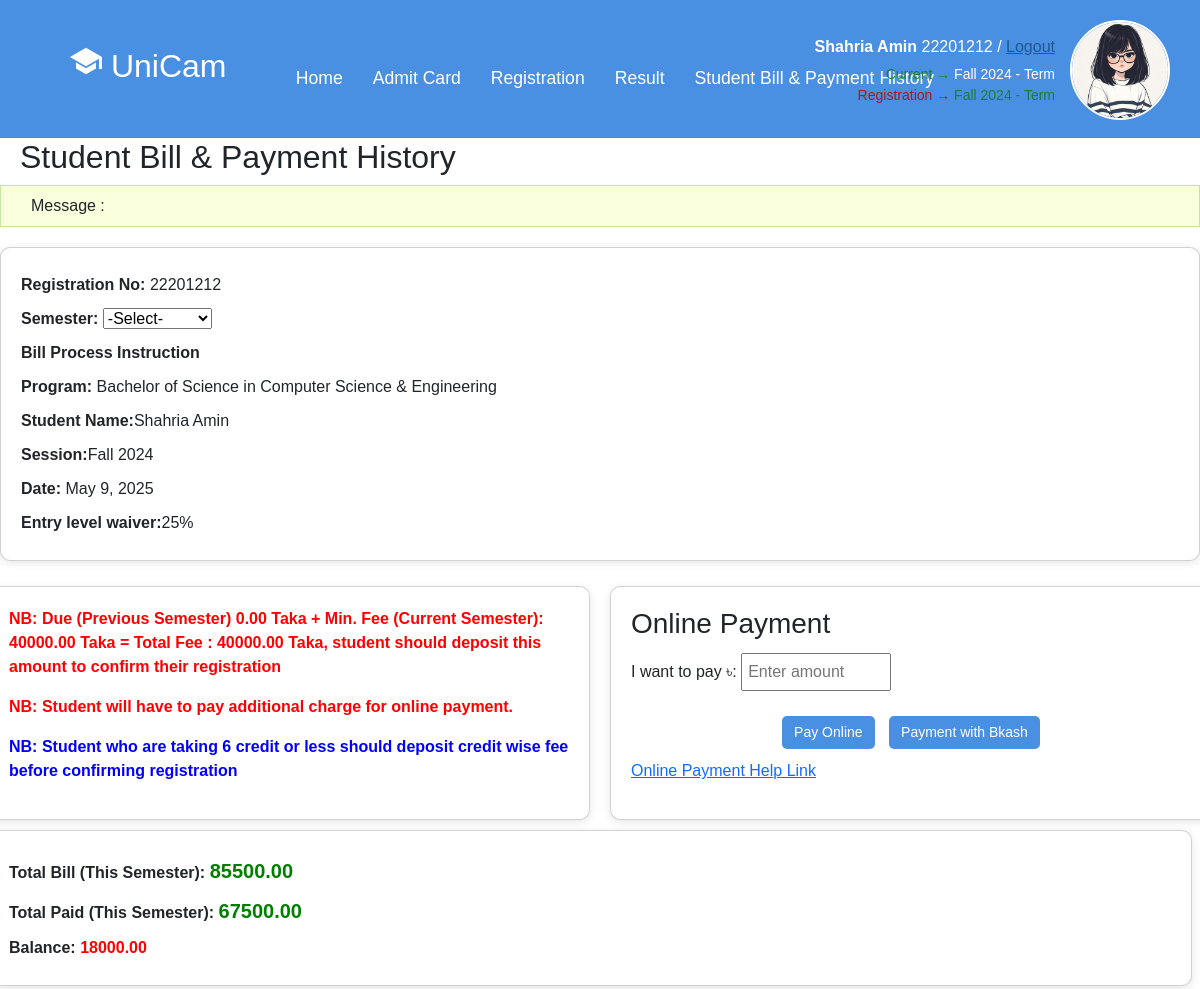
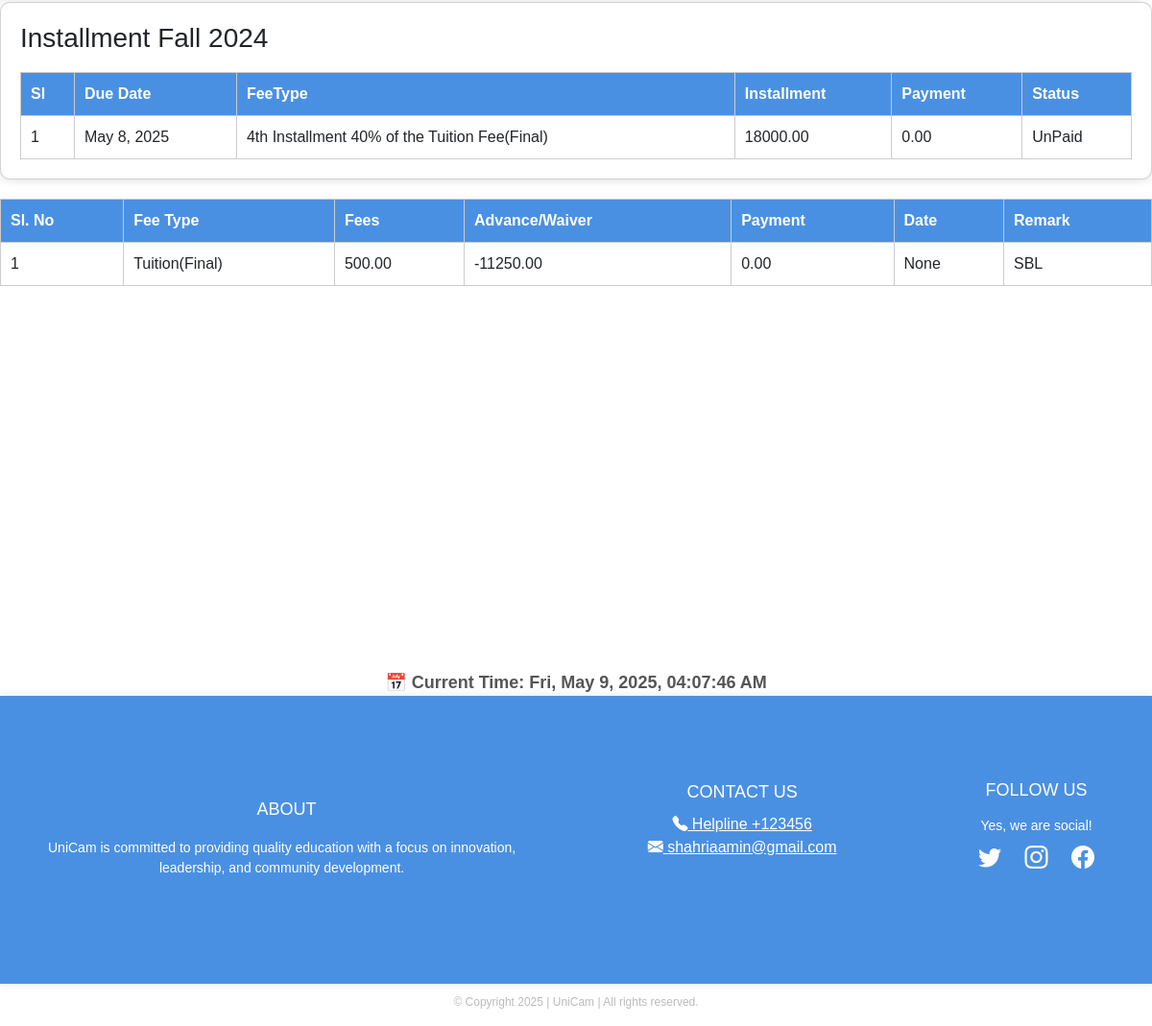
The page /payment-details/22201212/ on the database its author committed (2 pictures, top to bottom).
### app1/models.py (models this page shows, shortened)
class StudentInfo(models.Model):
    sroll = models.ForeignKey(Student, on_delete=models.CASCADE)
    sname = models.CharField(max_length=100)
    fathername = models.CharField(max_length=100)
    mothername = models.CharField(max_length=100)
    program = models.CharField(max_length=100)
    gender = models.CharField(max_length=100)
    phone = models.CharField(max_length=100)
    guardianphone = models.CharField(max_length=100)
    session = models.CharField(max_length=100)
    nationality = models.CharField(max_length=100)
    dob = models.CharField(max_length=100)
    email = models.EmailField()
    pic = models.ImageField(upload_to='student_pics/', null=True, blank=True)

class Student(models.Model):
    id = models.CharField(primary_key=True, max_length=100)
    def __str__(self):
        return self.id

class LastPayment(models.Model):
    l_student = models.ForeignKey(Student, on_delete=models.CASCADE)
    l_waiver_persent = models.CharField(max_length=100, null=True, blank=True)
    l_due_date = models.DateField()
    l_fee_type = models.CharField(
        max_length=200,
        choices=[
            ('1st Installment Registration', '1st Installment Registration'),
            ('2nd Installment 30% of the Tuition Fees', '2nd Installment 30% of the Tuition Fees'),
            ('3rd Installment 30% of the Tuition Fee(Mid term)', '3rd Installment 30% of the Tuition Fee(Mid term)'),
            ('4th Installment 40% of the Tuition Fee(Final)', '4th Installment 40% of the Tuition Fee(Final)'),
            ('Late Fees', 'Late Fees'),
        ]
    )
    l_fees = models.DecimalField(max_digits=10, decimal_places=2)
    l_payment_type = models.CharField(
        max_length=100,
        choices=[
            ('Tuition(Mid Term)', 'Tuition(Mid Term)'),
            ('Tuition(Final)', 'Tuition(Final)'),
            ('Student Payment', 'Student Payment'),
            ('Registration', 'Registration'),
            ('Late Fees', 'Late Fees'),
            ('Repeat Exam Fee', 'Repeat Exam Fee'),
            ('Additional Waiver', 'Additional Waiver'),
            ('Caution money', 'Caution money'),
            ('Admission and varificatin fees', 'Admission and varificatin fees'),
            ('Other', 'Other'),
        ]
    )
    l_waiver_taka = models.DecimalField(max_digits=10, decimal_places=2)
    l_installment = models.DecimalField(max_digits=10, decimal_places=2)
    l_pay = models.DecimalField(max_digits=10, decimal_places=2)
    l_total_bill = models.DecimalField(max_digits=10, decimal_places=2)
    l_total_paid = models.DecimalField(max_digits=10, decimal_places=2)
    l_due = models.DecimalField(max_digits=10, decimal_places=2)
    l_payment_date = models.DateField(null=True, blank=True)
    l_transaction_id = models.CharField(max_length=100, unique=True)
    l_STATUS_CHOICES = [
        ('Paid', 'Paid'),
        ('UnPaid', 'UnPaid'),
    ]
    l_status = models.CharField(max_length=10, choices=l_STATUS_CHOICES)
    l_remarks = models.TextField(blank=True, null=True)

### app1/views.py (the view)
# urls.py: path('payment-details/<int:student_id>/', views.StudentPaymentPage, name='payment'),
def StudentPaymentPage(request, student_id):
    student = get_object_or_404(Student, id=student_id)
    infos = StudentInfo.objects.filter(sroll=student)
    admitcards = FinalAdmitCard.objects.filter(fid=student)
    registers = CourseRegister.objects.filter(studentid=student)
    payments = LastPayment.objects.filter(l_student=student)
    today = timezone.now().date()
    context = {
        'student': student,
        'infos': infos,
        'admitcards': admitcards,
        'registers': registers,
        'payments': payments,
        'today': today,
    }
    return render(request, 'payment.html', context)

### templates/payment.html (shortened to what this page needs)
{% extends "base.html" %}
{% block content %}
<div>
  <h2 style="padding: 0px 20px;">Student Bill & Payment History</h2>
  <div class="message-box">
    Message :
  </div>
  <div class="card">
    <div class="row">
      {% for info in infos %}
      <div><strong>Registration No:</strong> {{ info.sroll }}</div>
      <div><strong>Semester:</strong>
          <select id="semesterDropdown" onchange="checkMatch()">
            <option value="">-Select-</option>
          </select>
      </div>
      <div><strong>Bill Process Instruction</strong></div>
    </div>
    <div class="row">
      <div><strong>Program:</strong> {{ info.program }}</div>
    </div>
    <div class="row">
      <div><strong>Student Name:</strong>{{ info.sname }}</div>
      <div><strong>Session:</strong>{{ info.session }}</div>
      {% endfor %}
      <div><strong>Date:</strong> {{ today }}</div>
      {% for payment in payments %}
      <div><strong>Entry level waiver:</strong>{{ payment.l_waiver_persent }}</div>
      {% endfor %}
    </div>
  </div>
  <div class="row">
    <div class="card" style="flex: 1; margin-right: 20px;">
      <p class="highlight">NB: Due (Previous Semester) 0.00 Taka + Min. Fee (Current Semester): 40000.00 Taka = Total Fee : 40000.00 Taka, student should deposit this amount to confirm their registration</p>
      <p class="highlight">NB: Student will have to pay additional charge for online payment.</p>
      <p class="note">NB: Student who are taking 6 credit or less should deposit credit wise fee before confirming registration</p>
    </div>
    <div class="card" style="flex: 1;">
      <h3>Online Payment</h3>
      <div style="margin-bottom: 10px;">I want to pay ৳:
        <input type="number" id="payAmount" placeholder="Enter amount">
      </div>
      <div style="margin-top: 10px; text-align: center;">
        <button class="payment-button" onclick="payOnline()">Pay Online</button>
        <button class="payment-button" onclick="payBkash()">Payment with Bkash</button>
      </div>
      <p><a href="https://drive.google.com/file/d/1zX4DDFTFTHSpN5Rkf0nLQ1AeKDkAMtZS/view">Online Payment Help Link</a></p>
    </div>
  </div>
  <div class="row">
    <div class="card" style="flex: 1; margin-right: 20px;">
      {% for payment in payments %}
      <div><strong>Total Bill (This Semester):</strong> <span class="amount">{{ payment.l_total_bill }}</span></div>
      <div><strong>Total Paid (This Semester):</strong> <span class="amount">{{ payment.l_total_paid }}</span></div>
      <div><strong>Balance:</strong> <span class="due">{{ payment.l_due }}</span></div>
      {% endfor %}
    </div>
  </div>
  <div class="card">
    {% for info in infos %}
    <h3>Installment {{ info.session }}</h3>
    {% endfor %}
    <table>
      <thead>
        <tr>
          <th>Sl</th>
          <th>Due Date</th>
          <th>FeeType</th>
          <th>Installment</th>
          <th>Payment</th>
          <th>Status</th>
        </tr>
      </thead>
      <tbody>
        <tr>
          {% for payment in payments %}
          <td>{{ forloop.counter }}</td>
          <td>{{ payment.l_due_date }}</td>
          <td>{{ payment.l_fee_type }}</td>
          <td>{{ payment.l_installment }}</td>
          <td>{{ payment.l_pay }}</td>
          <td>{{ payment.l_status }}</td>
        </tr>
        {% endfor %}
      </tbody>
    </table>
  </div>
</div>
 <table id="paymentTable">
  <thead>
    <tr>
      <th>Sl. No</th>
      <th>Fee Type</th>
      <th>Fees</th>
      <th>Advance/Waiver</th>
      <th>Payment</th>
      <th>Date</th>
      <th>Remark</th>
    </tr>
  </thead>
  <tbody id="paymenttBody">
    {% for payment in payments %}
    <tr class="paymentRow">
      <td>{{ forloop.counter }}</td>
      <td>{{ payment.l_payment_type }}</td>
      <td>{{ payment.l_fees }}</td>
      <td>-{{ payment.l_waiver_taka }}</td>
      <td>{{ payment.l_pay }}</td>
      <td>{{ payment.l_payment_date }}</td>
      <td>{{ payment.l_remarks }}</td>
    </tr>
    {% endfor %}
  </tbody>
</table>
{% endblock %}

### templates/base.html (shortened to what this page needs)
{% load static %}
<!DOCTYPE html>
<html lang="en">
<head>
  <link href="https://cdn.jsdelivr.net/npm/bootstrap@5.3.3/dist/css/bootstrap.min.css" rel="stylesheet"
>
  <link rel="stylesheet" href="https://cdn.jsdelivr.net/npm/bootstrap-icons@1.10.5/font/bootstrap-icons.css">
</head>
<body>
<header class="header">
  <div class="logo-title">
    <h2 class="logo"><ion-icon name="school-sharp"></ion-icon> UniCam</h2>
  </div>
  <nav class="navigation">
        <a href="{% url 'home' %}" class="active">Home</a>
          {% for info in infos %}
              <a href="{% url 'admitcard_page' info.sroll.pk %}">Admit Card</a>
          {% endfor %}
          {% for info in infos %}
            <a href="{% url 'register_courses' info.sroll.pk %}">Registration</a>
          {% endfor %}
        {% for info in infos %}
        <a href="{% url 'result' info.sroll.pk %}">Result</a>
        {% endfor %}
        {% for info in infos %}
        <a href="{% url 'payment' info.sroll.pk %}">Student Bill & Payment History</a>
        {% endfor %}
  </nav>
  <div class="user-panel" style="display: flex; align-items: center;">
    <div class="user-info">
      {% for info in infos %}
      <p><strong>{{ info.sname }}</strong> {{info.sroll}} /
        <a href="{% url 'logout' %}" style="color: #205898;">Logout</a>
      </p>
      <p class="status">
        <span class="green">Current →</span> Fall 2024 - Term<br />
        <span class="red">Registration →</span>
        <span class="green">{{info.session}} - Term</span>{% endfor %}
      </p>
    </div>
    {% for info in infos %}
      {% if info.pic %}
        <img src="{{ info.pic.url }}" alt="Student Picture"
             style="height: 100px; width: 100px;" />
      {% endif %}
    {% endfor %}
  </div>
</header>
{% block content %}
{% endblock content %}
</div><br><br><br><br><br><br><br><br><br><br><br><br><br><br><br>
<div style="text-align: center; margin-top: 40px;">
  <div id="clock" style="font-size: 18px; font-weight: bold; color: #555;"></div>
</div>
<footer class="footer" id="footer-section">
  <div class="footer-section">
      <h3>ABOUT</h3>
      <p>UniCam is committed to providing quality education with a focus on innovation,<br> leadership, and community
        development.</p>
  </div>
  <div class="footer-section">
      <h3 >CONTACT US</h3>
      <a href="tel:123456"  style="color: white;" ><i class="bi bi-telephone-fill" style="color: white;"    ></i> Helpline +123456</a>
      <a href="https://www.gmail.com"  style="color: white;" ><i class="bi bi-envelope-fill"  style="color: white;" ></i> shahriaamin@gmail.com</a>
  </div>
  <div class="footer-section">
      <h3 style="margin-top: -2px;">FOLLOW US</h3>
      <p>Yes, we are social!</p>
      <div class="social-icons">
        <a href="https://www.twitter.com" target="_blank"><i class="bi bi-twitter"></i></a>
        <a href="https://www.instagram.com" target="_blank"><i class="bi bi-instagram"></i></a>
        <a href="https://www.facebook.com" target="_blank"><i class="bi bi-facebook"></i></a>
      </div>
  </div>
</footer>
<div class="copyright">
  <p>© Copyright 2025 | UniCam | All rights reserved.</p>
</div>
</body>
</html>

### templates/base.html (style rules this page uses)
html { scroll-behavior: smooth; }
.user-panel { position: absolute; right: 30px; top: 20px; display: flex; flex-direction: row; align-items: center; gap: 15px; }
.user-info p { margin: 0; color: white; text-align: right; }
.user-info .status { font-size: 14px; margin-top: 5px; }
.status .green { color: #187a18de; }
.status .red { color: #b01717; }
.user-panel img { height: 80px; width: 80px; object-fit: cover; border-radius: 50%; border: 2px solid white; }
body { font-family: Arial, sans-serif; margin: 0; background: white; }
.header { display: flex; align-items: center; padding: 45px; background-color: #4A90E2; position: relative; }
.logo-title { display: flex; align-items: center; margin-left: 25px; }
.logo { font-size: 2em; color: #fff; user-select: none; margin-right: 10px; }
.navigation { display: flex; align-items: center; margin-left: auto; margin-right: 45px; position: absolute; left: 50%; transform: translateX(-50%); top: 25px; display: flex; }
.navigation a { position: relative; font-size: 1.1em; color: #fff; text-decoration: none; font-weight: 500; margin-left: 30px; padding-top: 40px; display: inline-block; white-space: nowrap; }
.navigation a::after { content: ''; position: absolute; left: 0; bottom: -6px; width: 100%; height: 3px; background: #fff; border-radius: 5px; transform-origin: right; transform: scaleX(0); transition: transform .5s; }
img { width: 100%; height: 500px; object-fit: cover; }
.footer { background-color: #4A90E2; color: white; width: 100%; padding: 90px 50px; min-height: 300px; display: flex; justify-content: space-between; align-items: flex-start; border-radius: 0; box-shadow: 0 0 10px rgba(0, 0, 0, 0.1); }
.footer-section { display: flex; flex-direction: column; justify-content: center; align-items: center; text-align: center; }
.footer-section h3 { margin-bottom: 10px; font-size: 18px; }
.footer-section p { margin: 5px 0; font-size: 14px; }
.social-icons a { color: white; margin: 0 10px; text-decoration: none; font-size: 24px; }
.copyright { width: 100%; text-align: center; font-size: 12px; color: #bbb; margin-top: 10px; }

### templates/payment.html (style rules this page uses)
.message-box { background-color: #f9ffdd; padding: 8px 30px; border: 1px solid #c7e3a3; margin-bottom: 20px; }
.card { background: white; padding: 20px; border-radius: 10px; margin-bottom: 20px; box-shadow: 0 2px 8px rgba(0,0,0,0.1); }
.row { display: flex; justify-content: space-between; flex-wrap: wrap; }
.row div { margin: 5px 0; }
.highlight { color: red; font-weight: bold; }
.note { color: blue; font-weight: bold; }
.amount { font-size: 20px; color: green; font-weight: bold; }
.due { color: red; font-weight: bold; }
table { width: 100%; border-collapse: collapse; margin-top: 10px; }
table, th, td { border: 1px solid #dee2e6; }
th, td { padding: 10px; text-align: center; }
th { background-color: #ffeeba; }
input[type="number"] { width: 150px; padding: 5px; margin-right: 10px; }
button { background-color: #4A90E2; color: white; padding: 8px 16px; border: none; border-radius: 5px; cursor: pointer; }
table { padding: 30px; width: 100%; border-collapse: collapse; margin-top: 10px; }
th, td { padding: 10px; border: 1px solid #ccc; text-align: left; }
th { background-color: #4A90E2; color: white; }
tr:nth-child(odd) { background-color: #ffffff; }
.payment-button { background-color: #4A90E2; color: white; padding: 6px 12px; font-size: 14px; border: none; border-radius: 5px; cursor: pointer; margin: 5px; }

### rows shown on the page
StudentInfo: sname "Shahria Amin", sroll "22201212", session "Fall 2024", pic (picture), program "Bachelor of Science in Computer Science & Engineering"
LastPayment: l_waiver_persent "25%", l_total_bill "85500.00", l_total_paid "67500.00", l_due "18000.00", l_due_date "May 8, 2025", l_fee_type "4th Installment 40% of the Tuition Fee(Final)", l_installment "18000.00", l_pay "0.00", l_status "UnPaid", l_payment_type "Tuition(Final)", l_fees "500.00", l_waiver_taka "11250.00", l_payment_date "None", l_remarks "SBL"
